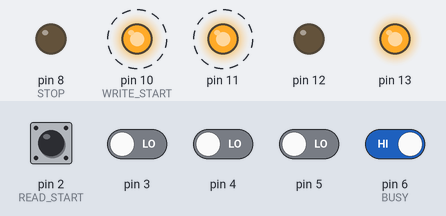
Simulated run of this sketch. Board: Arduino Uno, built with avr-gcc and run on an emulated ATmega328P. Shown: output pins drawn as LEDs (lit = HIGH). Dashed ring = blinking. The inputs (shaded band) are chosen by the test bench; at power-on: pin 6 (BUSY) HIGH, pin 2 (READ_START), pin 3–5 LOW. Pins used as bus, display or sensor lines are not drawn; what the sketch prints to the serial monitor is not drawn.

Above: at 1.47 s.
1.9 s: pin 6 (BUSY) driven LOW
At 1.9 s:
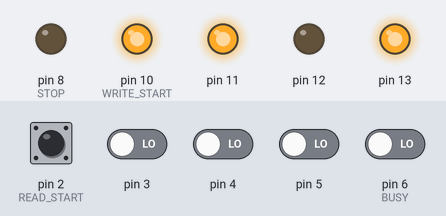
3.4 s: pin 6 (BUSY) driven HIGH
At 3.82 s:
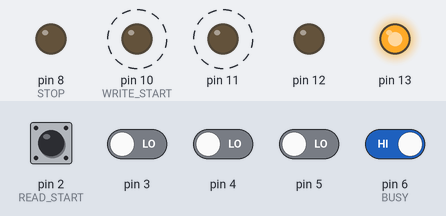
Timing chart, 0 to 12.4 s (numbered marks = the images above; inputs shaded):
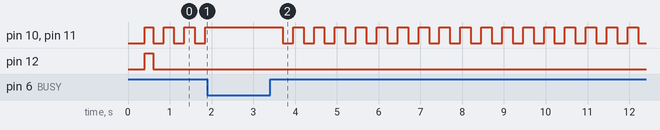

The sketch:

uz_funkcni_jeste_vic_zakladni_program.ino
```cpp
#define BUSY 6
#define STOP 8
#define RESET 9
#define READ_START 2
#define WRITE_START 10

int pozice[16][4]={{0,0,0,0},//0 - NIC
                  {0,0,0,1},//1
                  {0,0,1,0}, //2
                  {0,0,1,1},//3
                  {0,1,0,0},//4
                  {0,1,0,1},//5
                  {0,1,1,0},//6
                  {0,1,1,1},//7
                  {1,0,0,0},//8
                  {1,0,0,1},//9
                  {1,0,1,0},//10-A
                  {1,0,1,1},//11-B
                  {1,1,0,0},//12-C
                  {1,1,0,1},//13-D
                  {1,1,1,0},//14-E
                  {1,1,1,1}};//15-F-reset

void setup() {

  pinMode(BUSY, INPUT);
  pinMode(READ_START, INPUT);
  pinMode(READ_START + 1, INPUT);
  pinMode(READ_START + 2, INPUT);
  pinMode(READ_START + 3, INPUT);

  pinMode(WRITE_START, OUTPUT);
  pinMode(WRITE_START + 1, OUTPUT);
  pinMode(WRITE_START + 2, OUTPUT);
  pinMode(WRITE_START + 3, OUTPUT);
  pinMode(STOP, OUTPUT);
  pinMode(RESET, OUTPUT);


  digitalWrite(RESET, HIGH);
  delay(200);
  digitalWrite(RESET, LOW);
  delay(200);

  digitalWrite(WRITE_START, HIGH);
  digitalWrite(WRITE_START + 1, HIGH);
  digitalWrite(WRITE_START + 2, HIGH);
  digitalWrite(WRITE_START + 3, HIGH);
 Serial.begin(9600);
  delay(200);
    digitalWrite(STOP,0);
}

void loop() {


  digitalWrite(WRITE_START, 0);
  digitalWrite(WRITE_START + 1, LOW);
  digitalWrite(WRITE_START + 2, 0);
  digitalWrite(WRITE_START + 3, 1);
delay(50);
  while(!digitalRead(BUSY)){

delay(200);

  }
delay(200);
int poloha=!digitalRead(READ_START);
  poloha=poloha+2*!digitalRead(READ_START + 1);
  poloha=poloha+4*!digitalRead(READ_START + 2);
  poloha=poloha+8*!digitalRead(READ_START + 3);
  Serial.println("poloha: ");
  Serial.println(poloha );

  digitalWrite(WRITE_START, 1);
  digitalWrite(WRITE_START + 1, HIGH);
  digitalWrite(WRITE_START + 2, LOW);
  digitalWrite(WRITE_START + 3, HIGH);

delay(50);
    while(!digitalRead(BUSY)){

delay(200);

  }
  delay(200);
  poloha=!digitalRead(READ_START);
  poloha=poloha+2*!digitalRead(READ_START + 1);
  poloha=poloha+4*!digitalRead(READ_START + 2);
  poloha=poloha+8*!digitalRead(READ_START + 3);
  Serial.println("poloha: ");
  Serial.println(poloha);

}
```

Measured:
- after the input at 1.9 s, pin 10 (WRITE_START), pin 11: stops changing and stays HIGH
- after the input at 3.4 s, pin 10 (WRITE_START), pin 11: alternates HIGH for 0.25 s and LOW for 0.25 s, starting after 0.30 s
- by itself, pin 10 (WRITE_START), pin 11: alternates HIGH for 0.25 s and LOW for 0.25 s
